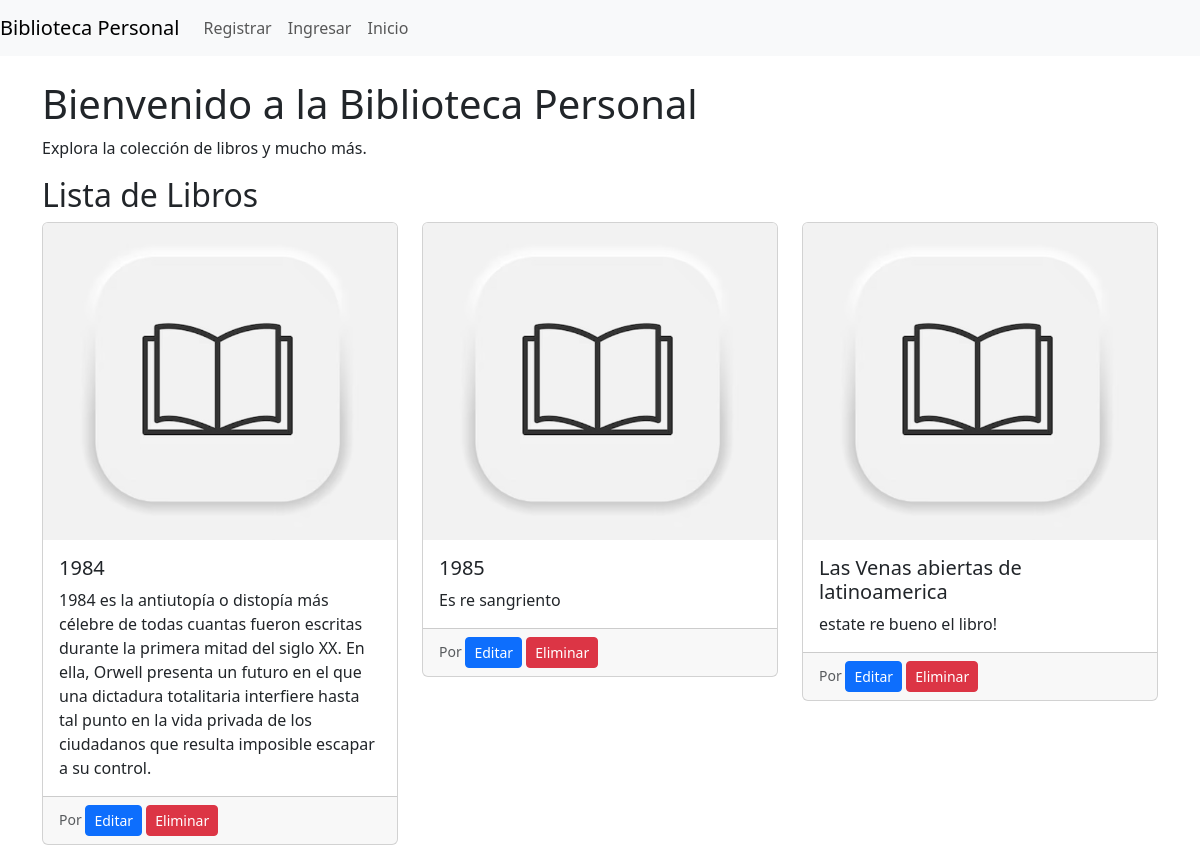
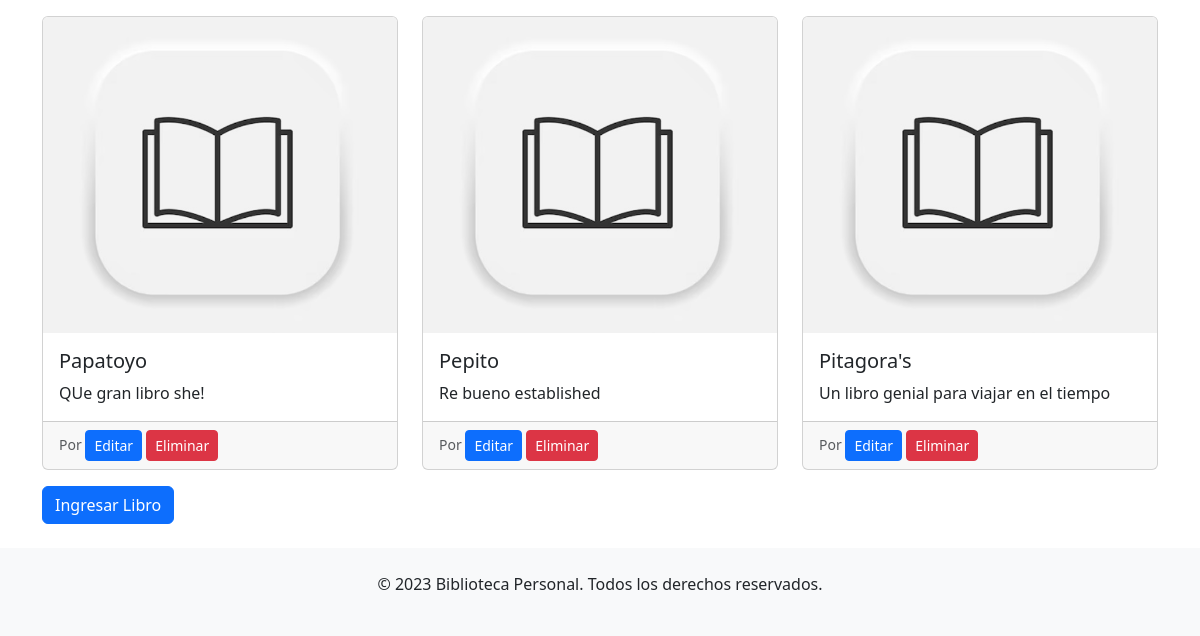
The app's page /libros/lista_libros/, older data (2 pictures, top to bottom).
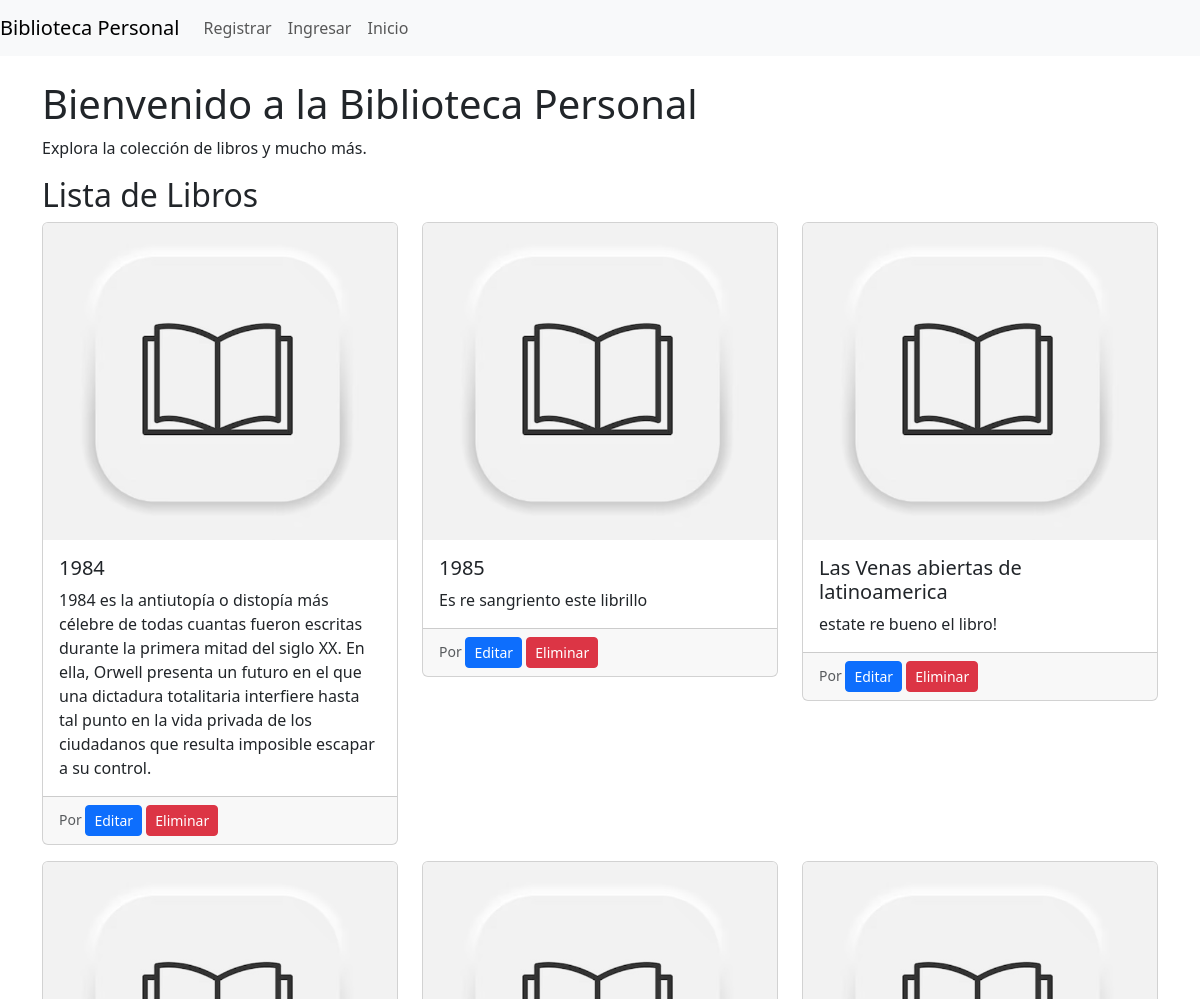
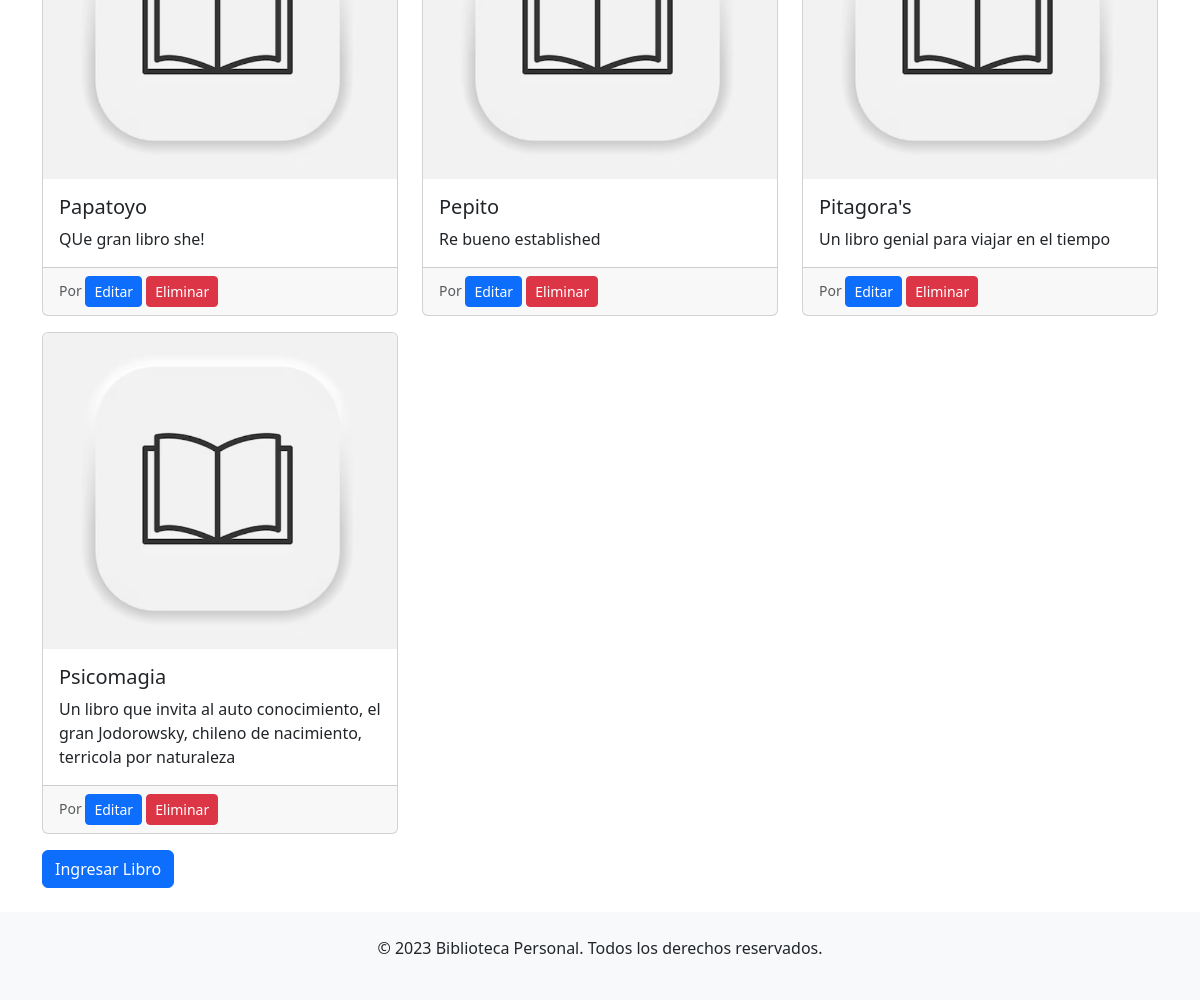
The same page, newer data (2 pictures, top to bottom).
### libros/models.py (models this page shows, shortened)
class Libro(models.Model):
    titulo = models.CharField(max_length=255)
    autor = models.CharField(max_length=100)
    genero = models.CharField(max_length=50)
    descripcion = models.TextField(blank=True, null=True)
    imagen = models.ImageField(upload_to='libros/', blank=True, null=True)

### libros/views.py (the view)
# urls.py: path('lista_libros/', views.lista_libros, name='lista_libros'),
def lista_libros(request):
    libros = Libro.objects.all().order_by('titulo')
    return render(request, 'libros/lista_libros.html', {'libros': libros})

### libros/templates/libros/lista_libros.html
{% extends 'inicio/homepage.html' %} {% load static %}{% block content %}
<h2>Lista de Libros</h2>
<div class="row">
  {% for libro in libros %}
  <div class="col-md-4 mb-3">
    <div class="card">
      <img
        src="{% if libro.imagen %}{{ libro.imagen.url }}{% else %}{% static 'placeholder.jpg' %}{% endif %}"
        class="card-img-top"
        alt="Imagen del libro"
        style="max-width: 100%; max-height: 400px"
      />
      <div class="card-body">
        <h5 class="card-title">{{ libro.titulo }}</h5>
        <p class="card-text">{{ libro.descripcion }}</p>
      </div>
      <div class="card-footer">
        <small class="text-muted">Por {{ libro.usuario.username }}</small>
        <a
          href="{% url 'editar_libro' libro.id %}"
          class="btn btn-primary btn-sm float-right ml-2"
          >Editar</a
        >
        <a
          href="{% url 'eliminar_libro' libro.id %}"
          class="btn btn-danger btn-sm float-right"
          >Eliminar</a
        >
      </div>
    </div>
  </div>
  {% endfor %}
</div>
<a href="{% url 'ingresar_libro' %}" class="btn btn-primary">Ingresar Libro</a>
{% endblock %}

### inicio/templates/inicio/homepage.html (shortened to what this page needs)
{% load static %}
<!DOCTYPE html>
<html lang="en">
  <head>
    <link rel="stylesheet" href="{% static 'css/bootstrap.min.css' %}" />
    <link
      rel="stylesheet"
      type="text/css"
      href="{% static 'css/custom.css' %}"
    />
  </head>
  <body>
    <nav class="navbar navbar-expand-lg navbar-light bg-light">
      <a class="navbar-brand" href="#">Biblioteca Personal</a>
      <div class="collapse navbar-collapse" id="navbarNav">
        <ul class="navbar-nav ml-auto">
          <li class="nav-item active">
            <a
              class="nav-link btn btn-outline-primary"
              href="{% url 'homepage' %}"
              >Inicio</a
            >
          </li>
          {% if user.is_authenticated %}
          <li class="nav-item">
            <a class="nav-link" href="{% url 'logout' %}">Salir</a>
          </li>
          <li class="nav-item">
            <span class="nav-link greeting">Hola, {{ user.username }}</span>
          </li>
          <li class="nav-item">
            <a class="nav-link" href="{% url 'lista_libros' %}"
              >Lista de Libros</a
            >
          </li>
          <li class="nav-item">
            <a
              class="nav-link"
              href="{% url 'ingresar_libro' %}"
              class="btn btn-secondary"
              >Ingresar Libro</a
            >
          </li>
          {% else %}
          <li class="nav-item">
            <a class="nav-link btn btn-outline-primary" href="{% url 'login' %}"
              >Ingresar</a
            >
          </li>
          <li class="nav-item">
            <a
              class="nav-link btn btn-outline-primary"
              href="{% url 'registro' %}"
              >Registrar</a
            >
          </li>
          {% endif %}
        </ul>
      </div>
    </nav>
    <div class="container mt-4">
      {% if not user.is_authenticated %}
      <h1>Bienvenido a la Biblioteca Personal</h1>
      <p>Explora la colección de libros y mucho más.</p>
      {% endif %} {% block content %} {% endblock %}
    </div>
    <footer class="bg-light py-4 mt-4">
      <div class="container text-center">
        <p>&copy; 2023 Biblioteca Personal. Todos los derechos reservados.</p>
      </div>
    </footer>
  </body>
</html>

### static/css/custom.css (style rules this page uses)
.navbar-nav.ml-auto { display: flex; flex-direction: row-reverse; }

Row changes from the older to the newer data that the page shows:
changed Libro: descripcion "Es re sangriento" → "Es re sangriento este librillo"
added Libro: titulo "Psicomagia", descripcion "Un libro que invita al auto conocimiento, el gran Jodorowsky, chileno de nacimiento, terricola por naturaleza"
